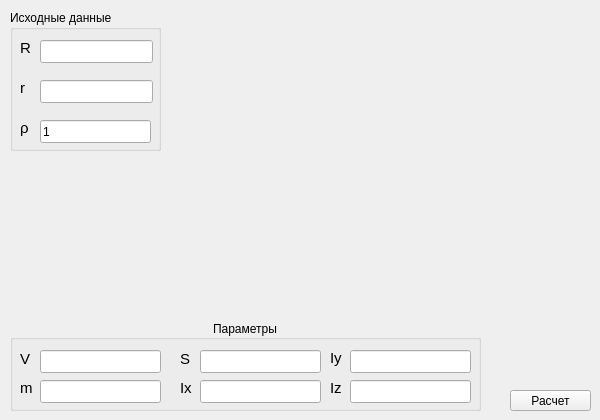
    <widget class="QWidget" name="tabTorus">
     <attribute name="title">
      <string>Тор</string>
     </attribute>
     <widget class="QPushButton" name="pushButtonTorus">
      <property name="geometry">
       <rect>
        <x>510</x>
        <y>390</y>
        <width>81</width>
        <height>21</height>
       </rect>
      </property>
      <property name="text">
       <string>Расчет</string>
      </property>
     </widget>
     <widget class="QGroupBox" name="groupBox_29">
      <property name="geometry">
       <rect>
        <x>10</x>
        <y>10</y>
        <width>151</width>
        <height>141</height>
       </rect>
      </property>
      <property name="title">
       <string>Исходные данные</string>
      </property>
      <widget class="QLabel" name="label_106">
       <property name="geometry">
        <rect>
         <x>10</x>
         <y>30</y>
         <width>21</width>
         <height>16</height>
        </rect>
       </property>
       <property name="font">
        <font>
         <pointsize>11</pointsize>
        </font>
       </property>
       <property name="text">
        <string>R</string>
       </property>
      </widget>
      <widget class="QLineEdit" name="lineEditTorusR">
       <property name="geometry">
        <rect>
         <x>30</x>
         <y>30</y>
         <width>113</width>
         <height>23</height>
        </rect>
       </property>
      </widget>
      <widget class="QLabel" name="label_107">
       <property name="geometry">
        <rect>
         <x>10</x>
         <y>70</y>
         <width>21</width>
         <height>16</height>
        </rect>
       </property>
       <property name="font">
        <font>
         <pointsize>11</pointsize>
        </font>
       </property>
       <property name="text">
        <string>r</string>
       </property>
      </widget>
      <widget class="QLineEdit" name="lineEditTorus_r">
       <property name="geometry">
        <rect>
         <x>30</x>
         <y>70</y>
         <width>113</width>
         <height>23</height>
        </rect>
       </property>
      </widget>
      <widget class="QLabel" name="label_189">
       <property name="geometry">
        <rect>
         <x>10</x>
         <y>110</y>
         <width>16</width>
         <height>16</height>
        </rect>
       </property>
       <property name="font">
        <font>
         <pointsize>11</pointsize>
        </font>
       </property>
       <property name="text">
        <string>ρ</string>
       </property>
      </widget>
      <widget class="QLineEdit" name="lineEditTorusDensity">
       <property name="geometry">
        <rect>
         <x>30</x>
         <y>110</y>
         <width>111</width>
         <height>23</height>
        </rect>
       </property>
       <property name="sizePolicy">
        <sizepolicy hsizetype="Fixed" vsizetype="Fixed">
         <horstretch>0</horstretch>
         <verstretch>0</verstretch>
        </sizepolicy>
       </property>
       <property name="text">
        <string>1</string>
       </property>
      </widget>
     </widget>
     <widget class="QGroupBox" name="groupBox_30">
      <property name="geometry">
       <rect>
        <x>10</x>
        <y>320</y>
        <width>471</width>
        <height>91</height>
       </rect>
      </property>
      <property name="title">
       <string>Параметры</string>
      </property>
      <property name="alignment">
       <set>Qt::AlignCenter</set>
      </property>
      <widget class="QLabel" name="label_190">
       <property name="geometry">
        <rect>
         <x>10</x>
         <y>60</y>
         <width>16</width>
         <height>16</height>
        </rect>
       </property>
       <property name="font">
        <font>
         <pointsize>11</pointsize>
        </font>
       </property>
       <property name="text">
        <string>m</string>
       </property>
      </widget>
      <widget class="QLabel" name="label_109">
       <property name="geometry">
        <rect>
         <x>10</x>
         <y>30</y>
         <width>21</width>
         <height>16</height>
        </rect>
       </property>
       <property name="text">
        <string>&lt;html&gt;&lt;head/&gt;&lt;body&gt;&lt;p&gt;&lt;span style=&quot; font-size:11pt;&quot;&gt;V&lt;/span&gt;&lt;/p&gt;&lt;/body&gt;&lt;/html&gt;</string>
       </property>
      </widget>
      <widget class="QLabel" name="label_108">
       <property name="geometry">
        <rect>
         <x>170</x>
         <y>30</y>
         <width>21</width>
         <height>16</height>
        </rect>
       </property>
       <property name="text">
        <string>&lt;html&gt;&lt;head/&gt;&lt;body&gt;&lt;p&gt;&lt;span style=&quot; font-size:11pt;&quot;&gt;S&lt;/span&gt;&lt;/p&gt;&lt;/body&gt;&lt;/html&gt;</string>
       </property>
      </widget>
      <widget class="QLineEdit" name="lineEditTorusMass">
       <property name="geometry">
        <rect>
         <x>30</x>
         <y>60</y>
         <width>121</width>
         <height>23</height>
        </rect>
       </property>
       <property name="text">
        <string/>
       </property>
       <property name="readOnly">
        <bool>true</bool>
       </property>
      </widget>
      <widget class="QLineEdit" name="lineEditTorusS">
       <property name="geometry">
        <rect>
         <x>190</x>
         <y>30</y>
         <width>121</width>
         <height>23</height>
        </rect>
       </property>
       <property name="readOnly">
        <bool>true</bool>
       </property>
      </widget>
      <widget class="QLineEdit" name="lineEditTorusV">
       <property name="geometry">
        <rect>
         <x>30</x>
         <y>30</y>
         <width>121</width>
         <height>23</height>
        </rect>
       </property>
       <property name="readOnly">
        <bool>true</bool>
       </property>
      </widget>
      <widget class="QLabel" name="label_163">
       <property name="geometry">
        <rect>
         <x>170</x>
         <y>60</y>
         <width>16</width>
         <height>16</height>
        </rect>
       </property>
       <property name="font">
        <font>
         <pointsize>11</pointsize>
        </font>
       </property>
       <property name="text">
        <string>Ix</string>
       </property>
      </widget>
      <widget class="QLineEdit" name="lineEditTorusIx">
       <property name="geometry">
        <rect>
         <x>190</x>
         <y>60</y>
         <width>121</width>
         <height>23</height>
        </rect>
       </property>
       <property name="readOnly">
        <bool>true</bool>
       </property>
      </widget>
      <widget class="QLabel" name="label_164">
       <property name="geometry">
        <rect>
         <x>320</x>
         <y>30</y>
         <width>16</width>
         <height>16</height>
        </rect>
       </property>
       <property name="font">
        <font>
         <pointsize>11</pointsize>
        </font>
       </property>
       <property name="text">
        <string>Iy</string>
       </property>
      </widget>
      <widget class="QLineEdit" name="lineEditTorusIy">
       <property name="geometry">
        <rect>
         <x>340</x>
         <y>30</y>
         <width>121</width>
         <height>23</height>
        </rect>
       </property>
       <property name="readOnly">
        <bool>true</bool>
       </property>
      </widget>
      <widget class="QLabel" name="label_177">
       <property name="geometry">
        <rect>
         <x>320</x>
         <y>60</y>
         <width>16</width>
         <height>16</height>
        </rect>
       </property>
       <property name="font">
        <font>
         <pointsize>11</pointsize>
        </font>
       </property>
       <property name="text">
        <string>Iz</string>
       </property>
      </widget>
      <widget class="QLineEdit" name="lineEditTorusIz">
       <property name="geometry">
        <rect>
         <x>340</x>
         <y>60</y>
         <width>121</width>
         <height>23</height>
        </rect>
       </property>
       <property name="readOnly">
        <bool>true</bool>
       </property>
      </widget>
     </widget>
     <widget class="QLabel" name="label_243">
      <property name="geometry">
       <rect>
        <x>170</x>
        <y>10</y>
        <width>421</width>
        <height>301</height>
       </rect>
      </property>
      <property name="text">
       <string/>
      </property>
      <property name="pixmap">
       <pixmap>:/resource/Pictures/Torus.jpg</pixmap>
      </property>
     </widget>
    </widget>
